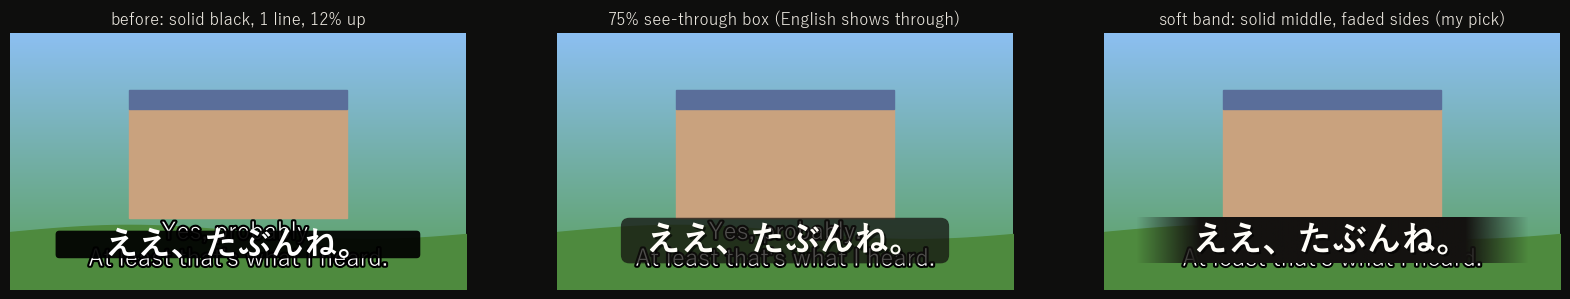

Source code (Python):
import sys
import numpy as np
import matplotlib
matplotlib.use("Agg")
import matplotlib.pyplot as plt
import matplotlib.patheffects as path_effects
from matplotlib.patches import FancyBboxPatch

plt.rcParams["font.family"] = ["Yu Gothic", "Meiryo", "DejaVu Sans"]

SCREEN_WIDTH = 960
SCREEN_HEIGHT = 540
JAPANESE_LINE = "ええ、たぶんね。"
ENGLISH_LINES = "Yes, probably.\nAt least that's what I heard."


def draw_scene(ax):
    rows = np.linspace(0, 1, 120)[:, None, None]
    sky = np.array([0.55, 0.75, 0.95]) * rows + np.array([0.35, 0.62, 0.35]) * (1 - rows)
    image = np.repeat(sky, 200, axis=1)
    ax.imshow(image, extent=(0, SCREEN_WIDTH, 0, SCREEN_HEIGHT), origin="lower", zorder=0)
    ax.add_patch(plt.Rectangle((250, 150), 460, 230, color="#C9A27E", zorder=1))
    ax.add_patch(plt.Rectangle((250, 380), 460, 40, color="#5A6E9A", zorder=1))
    ax.fill_between(np.linspace(0, SCREEN_WIDTH, 50), 0, 120 + 15 * np.sin(np.linspace(0, 6, 50)), color="#4E8A3E", zorder=1)


def draw_english_hardsub(ax):
    ax.text(SCREEN_WIDTH / 2, 92, ENGLISH_LINES, color="white", fontsize=17, ha="center", va="center", zorder=2,
            path_effects=[path_effects.withStroke(linewidth=3, foreground="black")])


def draw_box(ax, bottom, width, height, color, alpha, radius):
    left = (SCREEN_WIDTH - width) / 2
    ax.add_patch(FancyBboxPatch((left, bottom), width, height, boxstyle=f"round,pad=0,rounding_size={radius}",
                                facecolor=color, alpha=alpha, edgecolor="none", zorder=3))
    return bottom + height / 2


def draw_old_style(ax):
    draw_scene(ax)
    draw_english_hardsub(ax)
    center = draw_box(ax, bottom=SCREEN_HEIGHT * 0.12, width=SCREEN_WIDTH * 0.8, height=58, color="black", alpha=0.92, radius=8)
    ax.text(SCREEN_WIDTH / 2, center, JAPANESE_LINE, color="white", fontsize=24, weight="bold", ha="center", va="center", zorder=4)


def draw_new_style(ax):
    draw_scene(ax)
    draw_english_hardsub(ax)
    center = draw_box(ax, bottom=SCREEN_HEIGHT * 0.10, width=SCREEN_WIDTH * 0.72, height=96, color="#141210", alpha=0.75, radius=18)
    ax.text(SCREEN_WIDTH / 2, center, JAPANESE_LINE, color="#FFFDF8", fontsize=25, weight="bold", ha="center", va="center", zorder=4,
            path_effects=[path_effects.withSimplePatchShadow(offset=(1.5, -1.5), shadow_rgbFace="black", alpha=0.6)])


def draw_soft_band(ax):
    draw_scene(ax)
    draw_english_hardsub(ax)
    band_bottom = SCREEN_HEIGHT * 0.10
    band_height = 96
    band_width = SCREEN_WIDTH * 0.86
    left = (SCREEN_WIDTH - band_width) / 2
    columns = np.linspace(0, 1, 400)
    fade = np.clip(np.minimum(columns, 1 - columns) / 0.16, 0, 1)
    band = np.zeros((1, 400, 4))
    band[..., :3] = np.array([0x14, 0x12, 0x10]) / 255
    band[0, :, 3] = fade
    ax.imshow(band, extent=(left, left + band_width, band_bottom, band_bottom + band_height), aspect="auto", zorder=3)
    ax.text(SCREEN_WIDTH / 2, band_bottom + band_height / 2, JAPANESE_LINE, color="#FFFDF8", fontsize=25, weight="bold",
            ha="center", va="center", zorder=4,
            path_effects=[path_effects.withSimplePatchShadow(offset=(1.5, -1.5), shadow_rgbFace="black", alpha=0.6)])


def main(output_path):
    figure, axes = plt.subplots(1, 3, figsize=(20, 4.6))
    figure.patch.set_facecolor("#0E0E0D")
    for ax, title, draw in [(axes[0], "before: solid black, 1 line, 12% up", draw_old_style),
                            (axes[1], "75% see-through box (English shows through)", draw_new_style),
                            (axes[2], "soft band: solid middle, faded sides (my pick)", draw_soft_band)]:
        ax.set_xlim(0, SCREEN_WIDTH)
        ax.set_ylim(0, SCREEN_HEIGHT)
        ax.set_aspect("equal")
        ax.axis("off")
        draw(ax)
        ax.set_xlim(0, SCREEN_WIDTH)
        ax.set_ylim(0, SCREEN_HEIGHT)
        ax.set_aspect("equal")
        ax.set_title(title, color="#ECE8E0", fontsize=12)
    figure.savefig(output_path, dpi=100, bbox_inches="tight", facecolor=figure.get_facecolor())


main(sys.argv[1])
